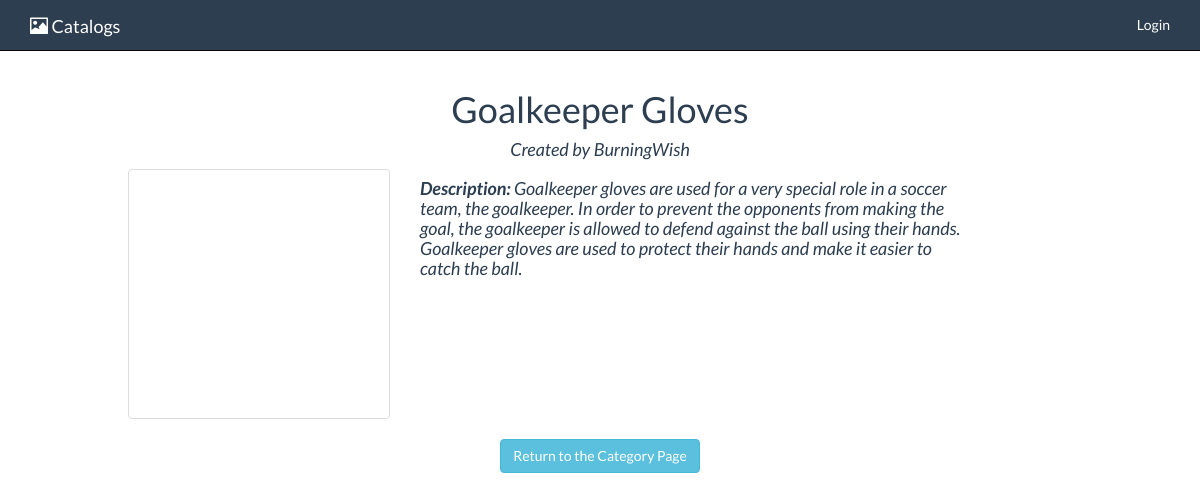
Page /categories/1/items/2 on the committed database.
### database_setup.py (models this page shows, shortened)
class Item(Base):
    __tablename__ = 'item'
    id = Column(Integer, primary_key=True)
    name = Column(String(80), nullable=False)
    imgurl = Column(Text)
    description = Column(Text)
    category_id = Column(Integer, ForeignKey('category.id'))
    category = relationship(Category)
    user_id = Column(Integer, ForeignKey('user.id'))
    user = relationship(User)
    creator = Column(String(250), nullable=False)

### index.py (the view)
@app.route("/categories/<int:category_id>/items/<int:item_id>")
def showItem(category_id, item_id):
    item = session.query(Item).filter_by(category_id=category_id, id=item_id).one()
    return render_template("item.html",
                           item=item,
                           login_session=login_session)

### templates/item.html (shortened to what this page needs)
{% extends "main.html" %}
{% block content %}
    <div class="item-header">
        <h1>{{item.name}}</h1>
        <h4><i>Created by {{item.creator}}</i></h4>
    </div>
    <div class="row">
        <div class="col-md-3 col-md-offset-1">
            <div class = "thumbnail" style="height: 250px; background: url({{item.imgurl}}); background-size: cover; background-position: center">
            </div>
        </div>
        <div class="col-md-6">
            <i><h4><strong>Description:</strong> {{item.description}}</h4></i>
        </div>
    </div>
    <div class="buttons-container" style="text-align: center">
            <a class = "btn-info btn" href="/categories/{{item.category_id}}">Return to the Category Page</a>
    </div>
{% endblock %}

### static/style.css (style rules this page uses)
body { margin-top: 70px; color: #2c3e50; font-family: "Lato"; }
.item-header { text-align: center; }

### rows in the picture
Item: name "Goalkeeper Gloves", creator "BurningWish", description "Goalkeeper gloves are used for a very special role in a soccer team, the goalkeeper. In order to prevent the opponents from making the goal, the goalkeeper is allowed to defend against the ball using their hands. Goalkeeper gloves are used to protect their hands and make it easier to catch the ball."
